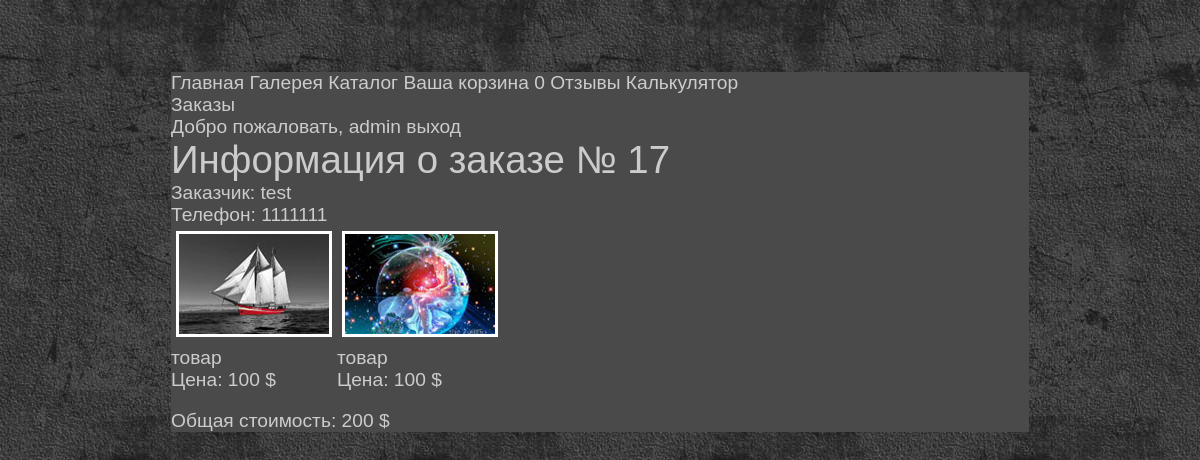
/orderpage/17 (signed in), run on the app's committed database.
### tables this page shows
CREATE TABLE `orders` (
  `id` int(11) NOT NULL,
  `session_id` text NOT NULL,
  `clientName` text NOT NULL,
  `phone` int(11) NOT NULL
);

CREATE TABLE `basket` (
  `id` int(11) NOT NULL,
  `session_id` text NOT NULL,
  `goods_id` int(11) NOT NULL,
  `itemPrice` int(11) NOT NULL
);

CREATE TABLE `gallery` (
  `id` int(11) NOT NULL,
  `name` varchar(128) NOT NULL,
  `views` int(11) NOT NULL DEFAULT '0',
  `size` int(11) NOT NULL,
  `itemName` varchar(128) NOT NULL DEFAULT 'товар',
  `description` varchar(128) NOT NULL DEFAULT 'описание товара',
  `itemPrice` int(11) NOT NULL DEFAULT '100'
);

### engine/controller.php (called while the page is built, shortened)
<?php
function prepareVariables ($page, $action, $id)
{
    $params = [];
    $allow = false;
    $allowAdmin = false;
    if (is_auth()) {
        $allow = true;
        $params['user'] = get_user();
    }
    if (is_admin()) {
        $allowAdmin = true;
    }
    $params['allow'] = $allow;
    $params['allowAdmin'] = $allowAdmin;
    switch ($page) {
        case 'orderpage':
            $info = getInfoOrder($id);
            $params['order'] = $info['order'];
            $params['basket'] = $info['basket'];
            $params['summ'] = $info['summ'];
            break;
    }
    return $params;
}

### engine/auth.php (called while the page is built, shortened)
<?php
function is_admin() {
   if($_SESSION['login'] == 'admin'){
       return true;
   } else {
       return false;
   }
}

### engine/db.php (called while the page is built, shortened)
<?php
function getDb ()
{
    static $link = null;
    if (is_null($link)){
    $link = @mysqli_connect(HOST, USER, PASS, DB) or die ("Не могу соединиться с БД!" . mysqli_connect_error());
    }
    return $link;
}
function executeQuery ($sql)
{
    $link = getDb();
    $result = @mysqli_query($link, $sql) or die (mysqli_error($link));
    return $result;
}
function getAssocResult ($sql)
{
    $link = getDb();
    $result = @mysqli_query($link, $sql) or die (mysqli_error($link));
    $array_result = [];
    while ($row = mysqli_fetch_assoc ($result))
        $array_result[] = $row;
    return  $array_result;
}

### engine/order.php (called while the page is built, shortened)
<?php
function getOrder($id)
{
    $sql = "SELECT id, clientName, phone FROM orders WHERE `id`='$id'";
    $order = getAssocResult($sql)[0];
    return $order;
}
function getInfoOrder($id){
    $info = [];
    $id = (int)$id;
    $session_id = getSessionOrder($id)['session_id'];
    $info['order'] = getOrder($id);
    $info['basket'] = getBasket($session_id);
    $info['summ'] = getBasketSum($session_id);
    return $info;
}
function getSessionOrder($id){
    $sql = "SELECT * FROM `orders` WHERE id = {$id}";
    $result = executeQuery($sql);
    $row = mysqli_fetch_assoc($result);
    return $row;
}

### engine/basket.php (called while the page is built, shortened)
<?php
function getBasket($session_id = null)
{
    $sql = "SELECT basket.id as basket_id, gallery.id as gallery_id, gallery.itemName as itemName, gallery.name as name,
    basket.itemPrice as itemPrice FROM basket, gallery WHERE basket.goods_id=gallery.id AND `session_id`='{$session_id}'";
    $basket = getAssocResult ($sql);
    return $basket;
}
function getBasketSum($session_id = null)
{
    $sql = "SELECT sum(itemPrice) as sum FROM basket WHERE `session_id`='{$session_id}'";
    $result = getAssocResult($sql);
    $summ = [];
    if (isset($result[0]))
        $summ = $result[0];
    return $summ['sum'];
}

### templates/orderpage.php (the view)
<div id = "main">
    <?if ($allowAdmin):?>
    <div class = "post_title"><h2>Информация о заказе № <?=$order['id']?></h2></div>
        <div>
            <span>Заказчик: <?=$order['clientName']?></span><br>
            <span>Телефон: <?=$order['phone']?></span>
        </div>
        <div class="gallery">
            <?php foreach ($basket as $item):?>
            <div id="item_<?=$item['basket_id']?>">
                <div class="product">
                    <a rel="gallery" class = "photo" href="/itempage/<?=$item['gallery_id']?>"><img src= <?=SMALLIMG_DIR .$item['name']?> /></a><br>
                    <span><?=$item['itemName']?></span><br>
                    <span>Цена: <?=$item['itemPrice']?> $</span>
                </div>
            </div>
            <?php endforeach; ?>
        </div>
    <div>
        <p><span>Общая стоимость: </span><span id = "total"><?= $summ?> $</span></p>
    </div>
    <?else:?>
        <div>Доступ к странице заблокирован!</div>
    <?endif;?>
</div>

### public/css/style.css (style rules this page uses)
body { background: #444 url('/img/body.jpg'); color: #444; font: normal 1.2em Verdana,Arial,sans-serif; height: 100%; padding-bottom: 1px; padding-top: 64px; }
.gallery img { margin:5px; border:3px solid #fff; }
.gallery { display: flex; flex-direction: row; flex-wrap: wrap; }
#main { width:858px; margin:0 auto; background: #4A4A4A; color: #CCC; }
.post_title h2 { font: normal 2em Arial,sans-serif; margin: 0; padding: 0; }

### data on the page
orders: id "17", clientName "test", phone "1111111"
basket: gallery.name (picture), gallery.itemName "товар", itemPrice "100"
basket: gallery.name (picture), gallery.itemName "товар", itemPrice "100"

### other printed values
$count "0"
$user "admin"
$summ "200"
